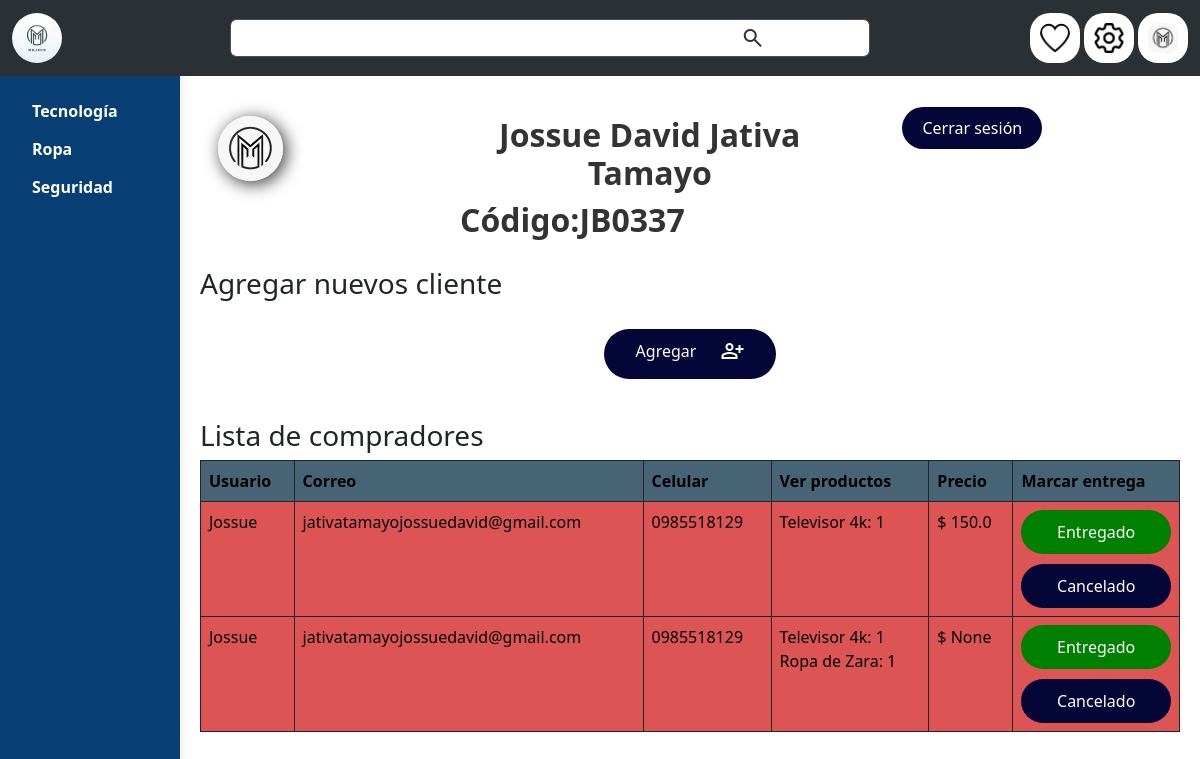
The app's page /look_clients/ (signed in), older data.
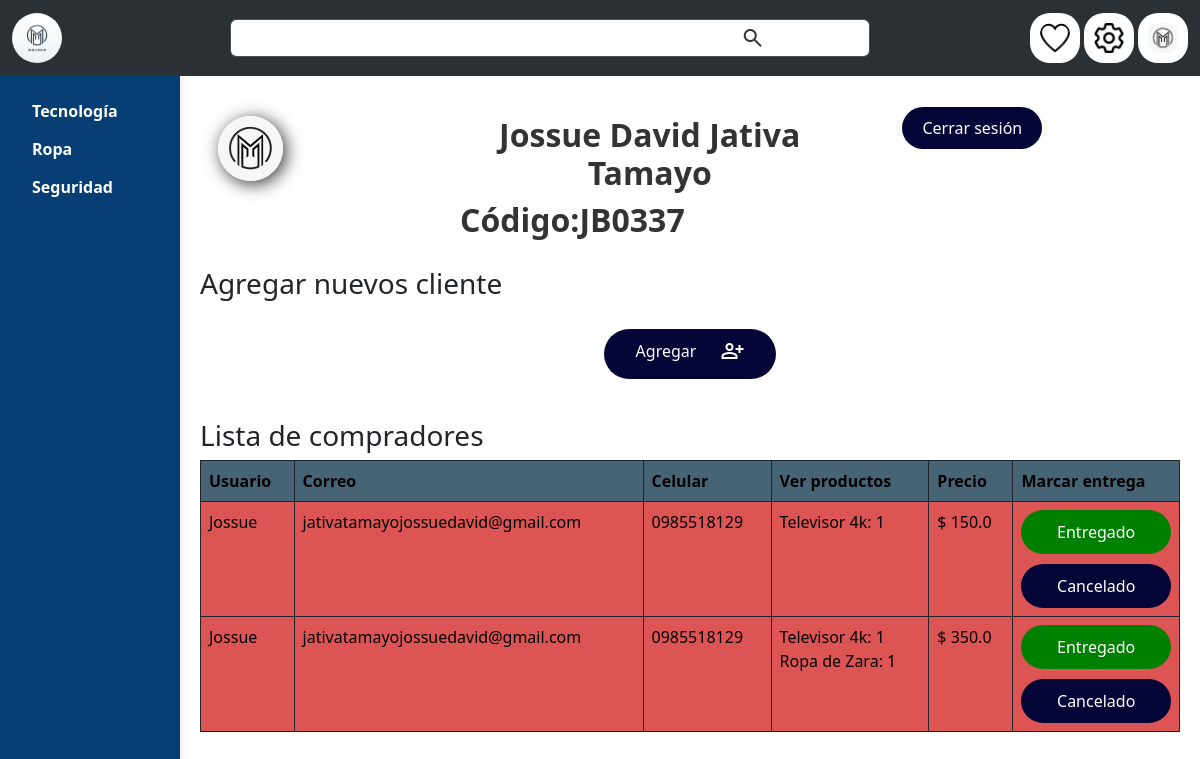
The same page, newer data.
### intro/models.py (models this page shows, shortened)
class ClientSellerRelation(models.Model):
    client = models.ForeignKey(Client, on_delete=models.CASCADE)
    seller = models.ForeignKey(Seller, on_delete=models.CASCADE)
    done_sale = models.BooleanField(default=False)
    Product_Quantity = models.ManyToManyField(Product_Quantity)
    is_delivered = models.BooleanField(default=False)
    total = models.FloatField()

class Client(models.Model):
    user = models.OneToOneField(User, on_delete=models.CASCADE)
    principal_address = models.CharField(max_length=100, null=True)
    secondary_address = models.CharField(max_length=100, null=True)
    no_house = models.CharField(max_length=10)

class User(AbstractUser):
    phone = models.CharField(max_length=10)
    photo = models.ImageField(upload_to='users/', default='users/default.png')
    is_admin = models.BooleanField(default=False)
    is_seller = models.BooleanField(default=False)

### intro/views.py (the view)
# urls.py: path('look_clients/', views.look_clients, name='look_clients'),
def look_clients(request):
    if request.user.is_authenticated and request.user.is_seller:
        employee = Seller.objects.get(user=request.user)
        clients = ClientSellerRelation.objects.filter(seller=employee)
        page = request.GET.get('page', 1)
        try:
            paginator = Paginator(clients, 10)
            clients = paginator.page(page)
        except:
            paginator = Paginator(clients, 1)
            clients = paginator.page(1)
        return render(request, 'users/employee.html', {
            'employee': employee,
            'entity': clients,
            'paginator': paginator
        })
    else:
        return render(request, 'intro.html', {
            'error': 'Debes iniciar sesión como administrador para acceder a esta página'
        })

### intro/context_processors.py (called while the page is built)
def categories(request):
    return  {'categories': Category.objects.all()}

### intro/templates/users/employee.html (shortened to what the changed rows need)
{% extends 'layout.html' %}
{% load static %}
{% block body %}
<div class="principal_info">
    <div class="container">
        <div class="row">
            <div class="col-5 text-center">
                {% if user.first_name != "" or user.last_name != "" %}
                    <h2>{{ user.first_name }} {{ user.last_name }}</h2>
                    <h2> <span data-section="employee" data-value="code">Código:</span> {{ employee.code_seller }}</h2>
                {% else %}
                    <h2>{{ user.username }}</h2>
                    <h2> <span data-section="employee" data-value="code">Código:</span> {{ employee.code_seller }}</h2>
                {% endif %}
            </div>
        </div>
    </div>
</div>
<div class="user_view">
    <table class="table table-bordered border-dark">
        <thead>
            <tr>
                <th scope="col" style="background-color: #466475;" data-section="employee" data-value="username"></th>
                <th scope="col" style="background-color: #466475;" data-section="employee" data-value="email"></th>
                <th scope="col" style="background-color: #466475;" data-section="employee" data-value="phone"></th>
                <th scope="col" style="background-color: #466475;" data-section="employee" data-value="see_products"></th>
                <th scope="col" style="background-color: #466475;" data-section="employee" data-value="price"></th>
                <th scope="col" style="background-color: #466475;" data-section="employee" data-value="mark_done"></th>
            </tr>
        </thead>
        <tbody>
            {% for client in entity %}
                <tr>
                    <td {% if not client.done_sale %} style="background-color: rgb(221, 84, 84);" {% endif %}>
                        {{ client.client.user.username }}
                    </td>
                    <td {% if not client.done_sale %} style="background-color: rgb(221, 84, 84);" {% endif %}>
                        {{ client.client.user.email }}
                    </td>
                    <td {% if not client.done_sale %} style="background-color: rgb(221, 84, 84);" {% endif %}>
                        {{ client.client.user.phone }}
                    </td>
                    <td {% if not client.done_sale %} style="background-color: rgb(221, 84, 84);" {% endif %}>
                        {% for products in client.Product_Quantity.all %}
                            {{ products.product.name }}: {{ products.quantity }}<br>
                        {% endfor %}
                    </td>
                    <td {% if not client.done_sale %} style="background-color: rgb(221, 84, 84);" {% endif %}>
                        $ {{ client.total }}
                    </td>
                    <td {% if not client.done_sale %} style="background-color: rgb(221, 84, 84);" {% endif %}>
                        <form action="{% url 'intro:accept_sale' client.id 'entregado' %}" method="post">
                            <button type="submit" class="btn-buyproduct margin-bottom" data-section="cart" data-value="done"></button>
                        </form>
                        <form action="{% url 'intro:accept_sale' client.id 'rechazado' %}" method="post">
                            <button type="submit" class="btn-cancel" data-section="cart" data-value="not-done"></button>
                        </form>
                    </td>
                </tr>
            {% endfor %}
        </tbody>
    </table>
</div>
{% endblock %}

Row changes from the older to the newer data that the page shows:
changed ClientSellerRelation (number 2 of 2 on the later page): total "None" → "350.0"
